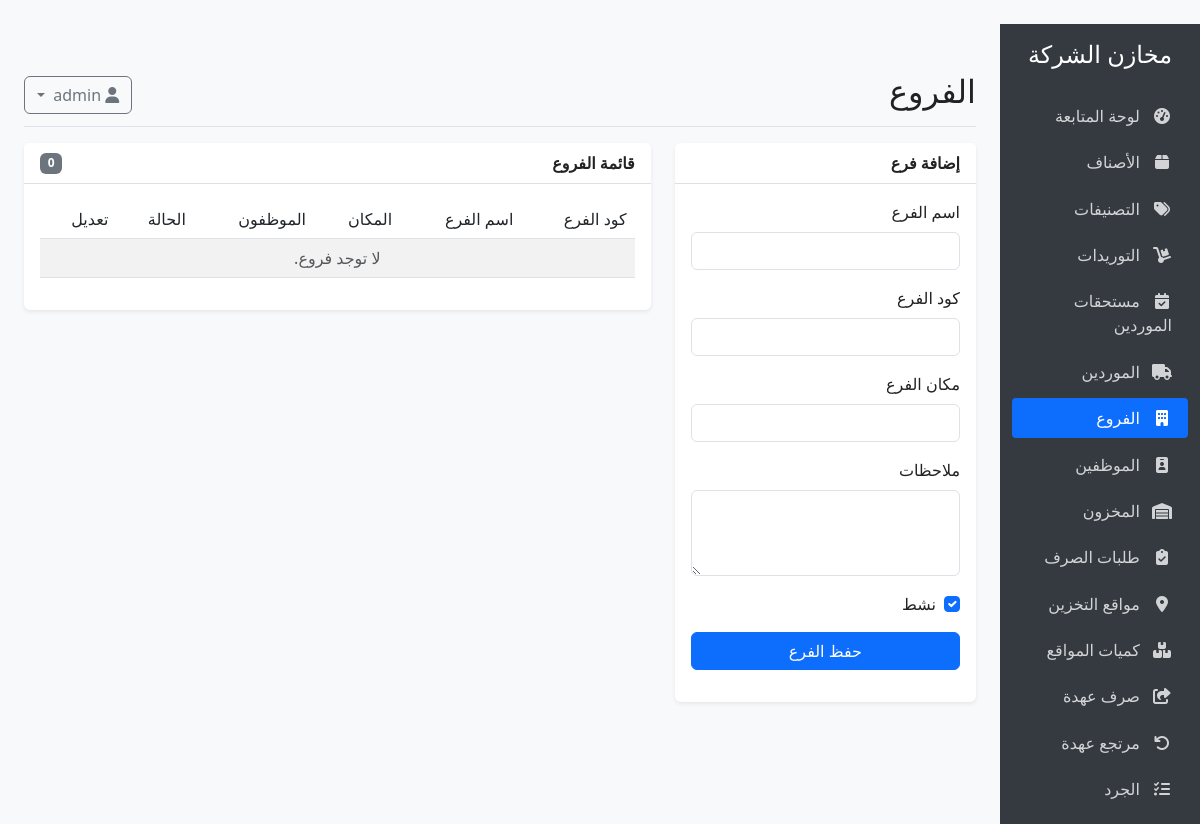
Before: /branches (signed in) with the older database file.
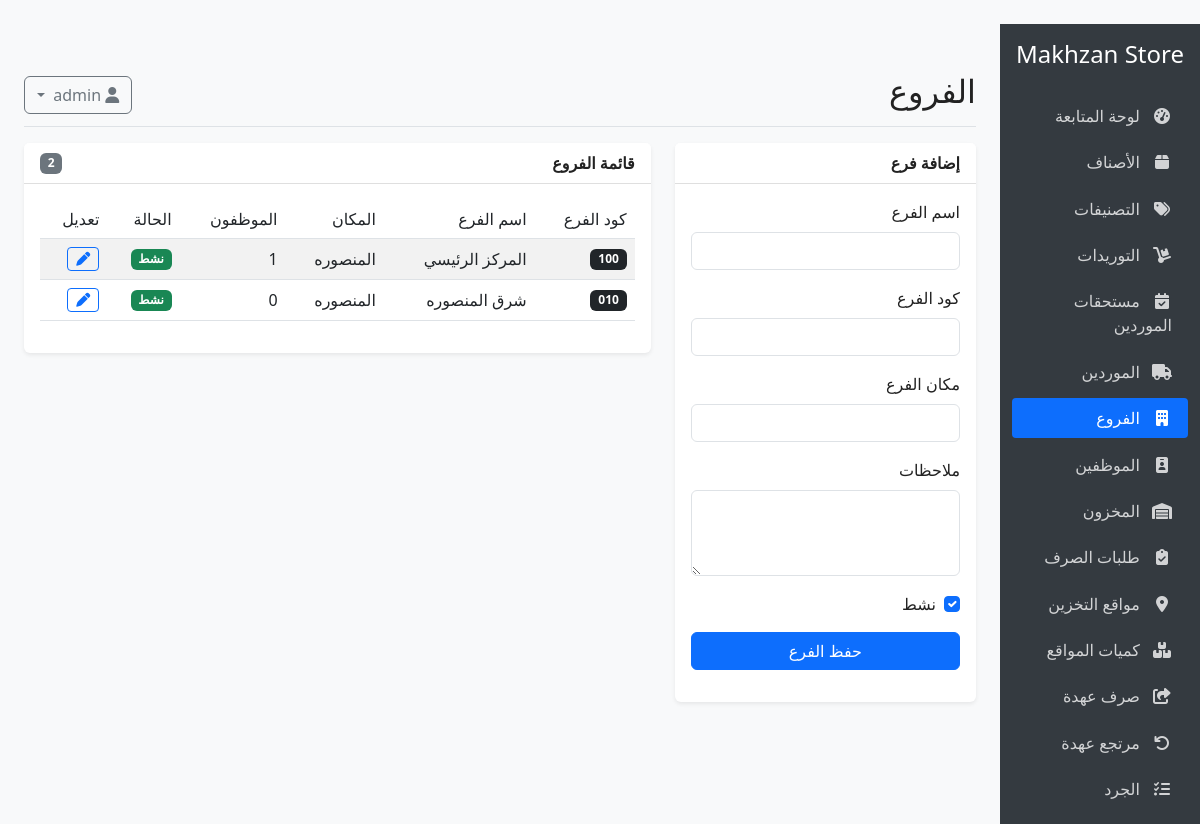
After: the same page with the newer database file.
### models.py (models this page shows, shortened)
class Setting(db.Model):
    __tablename__ = 'settings'
    id = db.Column(db.Integer, primary_key=True)
    key = db.Column(db.String(50), unique=True, nullable=False)
    value = db.Column(db.Text, nullable=True)

class Branch(db.Model):
    __tablename__ = 'branches'
    id = db.Column(db.Integer, primary_key=True)
    name = db.Column(db.String(120), nullable=False)
    code = db.Column(db.String(50), unique=True, nullable=False, index=True)
    location = db.Column(db.String(200), nullable=True)
    notes = db.Column(db.Text, nullable=True)
    is_active = db.Column(db.Boolean, default=True)
    created_at = db.Column(db.DateTime, default=datetime.utcnow)
    employees = db.relationship('Employee', backref='branch', lazy=True)
    storage_locations = db.relationship('StorageLocation', backref='branch', lazy=True)

### app.py (the view)
@app.route('/branches')
@login_required
@warehouse_required
def branches():
    branches_query = Branch.query
    if scoped_branch_id():
        branches_query = branches_query.filter(Branch.id == scoped_branch_id())
    branches = branches_query.order_by(Branch.is_active.desc(), Branch.name).all()
    form = BranchForm()
    return render_template('branches/index.html', branches=branches, form=form)

### forms.py
class BranchForm(FlaskForm):
    name = StringField('اسم الفرع', validators=[DataRequired(), Length(max=120)])
    code = StringField('كود الفرع', validators=[DataRequired(), Length(max=50)])
    location = StringField('مكان الفرع', validators=[Optional(), Length(max=200)])
    notes = TextAreaField('ملاحظات', validators=[Optional()])
    is_active = BooleanField('نشط', default=True)

### app.py (called while the page is built)
def user_permissions(user):
    if not user or not user.is_authenticated:
        return set()
    if user.role == 'admin':
        return set(ALL_PERMISSION_CODES)
    permissions = set(ROLE_DEFAULT_PERMISSIONS.get(user.role, set()))
    permissions.update(parse_permissions(getattr(user, 'custom_permissions', None)))
    return permissions

def has_permission(permission_code):
    if not permission_code:
        return current_user.is_authenticated
    return permission_code in user_permissions(current_user)

def roles_required(*roles):
    def decorator(f):
        @wraps(f)
        def decorated_function(*args, **kwargs):
            permission_code = ENDPOINT_PERMISSIONS.get(request.endpoint)
            if not current_user.is_authenticated or (current_user.role not in roles and not has_permission(permission_code)):
                flash('ليس لديك صلاحية تنفيذ هذا الإجراء.', 'danger')
                return redirect(url_for('index'))
            return f(*args, **kwargs)
        return decorated_function
    return decorator

@app.before_request
def enforce_endpoint_permissions():
    if request.endpoint in (None, 'static', 'login', 'logout'):
        return None
    permission_code = ENDPOINT_PERMISSIONS.get(request.endpoint)
    if permission_code and current_user.is_authenticated and not has_permission(permission_code):
        flash('ليس لديك صلاحية الوصول لهذه الصفحة أو تنفيذ هذا الإجراء.', 'danger')
        return redirect(url_for('index'))
    return None

def scoped_branch_id():
    if not current_user.is_authenticated:
        return None
    if current_user.role == 'admin':
        return None
    return getattr(current_user, 'branch_id', None)

@login_manager.user_loader
def load_user(user_id):
    user = User.query.get(int(user_id))
    if user and not user.is_active:
        return None
    return user

### templates/branches/index.html (shortened to what this page needs)
{% extends "base.html" %}
{% block header %}الفروع{% endblock %}
{% block content %}
<div class="row">
    <div class="col-lg-4 mb-4">
        <div class="card">
            <div class="card-header"><strong>إضافة فرع</strong></div>
            <div class="card-body">
                <form method="POST" action="{{ url_for('add_branch') }}">
                    <div class="mb-3">{{ form.name.label(class="form-label") }}{{ form.name(class="form-control") }}</div>
                    <div class="mb-3">{{ form.code.label(class="form-label") }}{{ form.code(class="form-control") }}</div>
                    <div class="mb-3">{{ form.location.label(class="form-label") }}{{ form.location(class="form-control") }}</div>
                    <div class="mb-3">{{ form.notes.label(class="form-label") }}{{ form.notes(class="form-control", rows=3) }}</div>
                    <div class="form-check mb-3">
                        {{ form.is_active(class="form-check-input") }}
                        {{ form.is_active.label(class="form-check-label") }}
                    </div>
                    <button class="btn btn-primary w-100" type="submit">حفظ الفرع</button>
                </form>
            </div>
        </div>
    </div>
    <div class="col-lg-8">
        <div class="card">
            <div class="card-header d-flex justify-content-between align-items-center">
                <strong>قائمة الفروع</strong>
                <span class="badge bg-secondary">{{ branches|length }}</span>
            </div>
            <div class="card-body">
                <div class="table-responsive">
                    <table class="table table-striped align-middle">
                        <thead>
                            <tr>
                                <th>كود الفرع</th>
                                <th>اسم الفرع</th>
                                <th>المكان</th>
                                <th>الموظفون</th>
                                <th>الحالة</th>
                                <th>تعديل</th>
                            </tr>
                        </thead>
                        <tbody>
                            {% for branch in branches %}
                            <tr>
                                <td><span class="badge bg-dark">{{ branch.code }}</span></td>
                                <td>{{ branch.name }}</td>
                                <td>{{ branch.location or '-' }}</td>
                                <td>{{ branch.employees|length }}</td>
                                <td>
                                    {% if branch.is_active %}
                                    <span class="badge bg-success">نشط</span>
                                    {% else %}
                                    <span class="badge bg-secondary">غير نشط</span>
                                    {% endif %}
                                </td>
                                <td>
                                    <button type="button" class="btn btn-sm btn-outline-primary" data-bs-toggle="modal" data-bs-target="#editBranch{{ branch.id }}">
                                        <i class="fas fa-pen"></i>
                                    </button>
                                </td>
                            </tr>
                            {% else %}
                            <tr><td colspan="6" class="text-center text-muted">لا توجد فروع.</td></tr>
                            {% endfor %}
                        </tbody>
                    </table>
                </div>
            </div>
        </div>
    </div>
</div>
{% endblock %}

### templates/base.html (shortened to what this page needs)
﻿<!DOCTYPE html>
<html lang="ar" dir="rtl">
<head>
    <link rel="stylesheet" href="https://cdn.jsdelivr.net/npm/bootstrap@5.3.0/dist/css/bootstrap.rtl.min.css">
    <link rel="stylesheet" href="https://cdnjs.cloudflare.com/ajax/libs/font-awesome/6.4.0/css/all.min.css">
    <link id="theme-style" rel="stylesheet" href="{{ url_for('static', filename='css/' + (settings.get('theme', 'light') if settings else 'light') + '.css') }}">
</head>
<body>
    <div class="container-fluid">
        <div class="row">
            <div class="col-md-3 col-lg-2 d-md-block sidebar collapse">
                <div class="position-sticky pt-3">
                    <div class="text-center mb-4">
                        <h4>{{ settings['store_name'] if settings and settings.get('store_name') else 'مخازن الشركة' }}</h4>
                    </div>
                    <ul class="nav flex-column">
                        {% for permission, href, icon, label in nav_items %}
                            {% if can(permission) %}
                            <li class="nav-item">
                                <a class="nav-link {% if request.path == href or (href != '/' and request.path.startswith(href)) %}active{% endif %}" href="{{ href }}">
                                    <i class="{{ icon }}"></i> {{ label }}
                                </a>
                            </li>
                            {% endif %}
                        {% endfor %}
                    </ul>
                </div>
            </div>
            <main class="col-md-9 ms-sm-auto col-lg-10 px-md-4 main-content">
                <div class="d-flex justify-content-between flex-wrap flex-md-nowrap align-items-center pt-3 pb-2 mb-3 border-bottom">
                    <h1 class="h2">{% block header %}{% endblock %}</h1>
                    <div class="btn-toolbar mb-2 mb-md-0">
                        <div class="dropdown">
                            <button class="btn btn-outline-secondary dropdown-toggle" type="button" id="userDropdown" data-bs-toggle="dropdown" aria-expanded="false">
                                <i class="fas fa-user"></i>
                            </button>
                        </div>
                    </div>
                </div>
                {% block content %}{% endblock %}
            </main>
        </div>
    </div>
</body>
</html>

### static/css/light.css (style rules this page uses)
body { background: #fff; color: #222; }
.card, .table { background: #fff; color: #222; }
.navbar, .sidebar { background: #f8f9fa; color: #222; }

### templates/base.html (style rules this page uses)
body { font-family: 'Segoe UI', Tahoma, Geneva, Verdana, sans-serif; background-color: #f8f9fa; }
.sidebar { height: 100vh; position: sticky; top: 0; overflow-y: auto; overflow-x: hidden; background-color: #343a40; color: #fff; }
.sidebar .nav-link { color: rgba(255, 255, 255, 0.78); padding: 0.5rem 1rem; margin: 0.2rem 0; border-radius: 0.25rem; }
.sidebar .nav-link.active { color: #fff; background-color: #0d6efd; }
.sidebar .nav-link i { margin-left: 0.5rem; width: 1.25rem; text-align: center; }
.main-content { padding: 2rem; }
.card { margin-bottom: 1.5rem; border: none; box-shadow: 0 0.125rem 0.25rem rgba(0, 0, 0, 0.075); }
.card-header { background-color: #fff; border-bottom: 1px solid rgba(0, 0, 0, 0.125); font-weight: 500; }
.table th { font-weight: 500; }

Changed rows visible on the page:
added Setting: value "Makhzan Store"
added Branch: code "100", name "المركز الرئيسي", location "المنصوره", employees|length "1", is_active "نشط"
added Branch: code "010", name "شرق المنصوره", location "المنصوره", employees|length "0", is_active "نشط"
Other visible differences:
{{ branches|length }}: "0" → "2"
text no longer shown: "مخازن الشركة لا توجد فروع."
